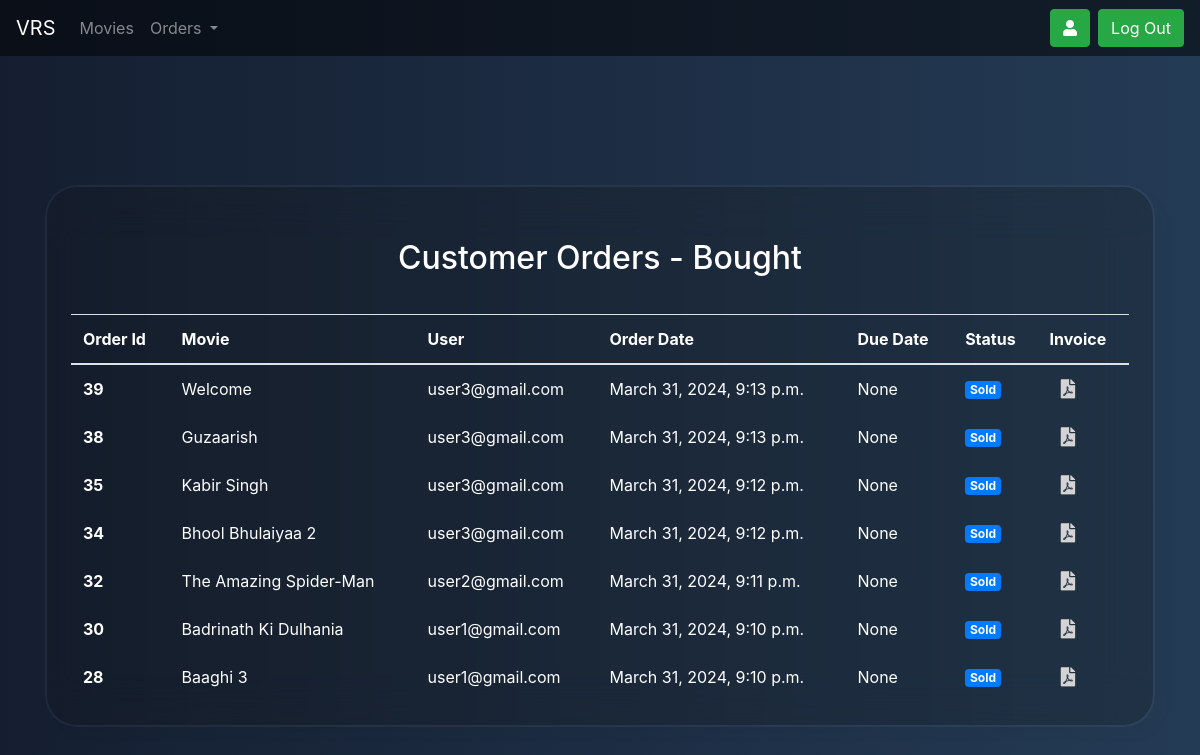
Page /staff/orders/bought (signed in) on the earlier database version.
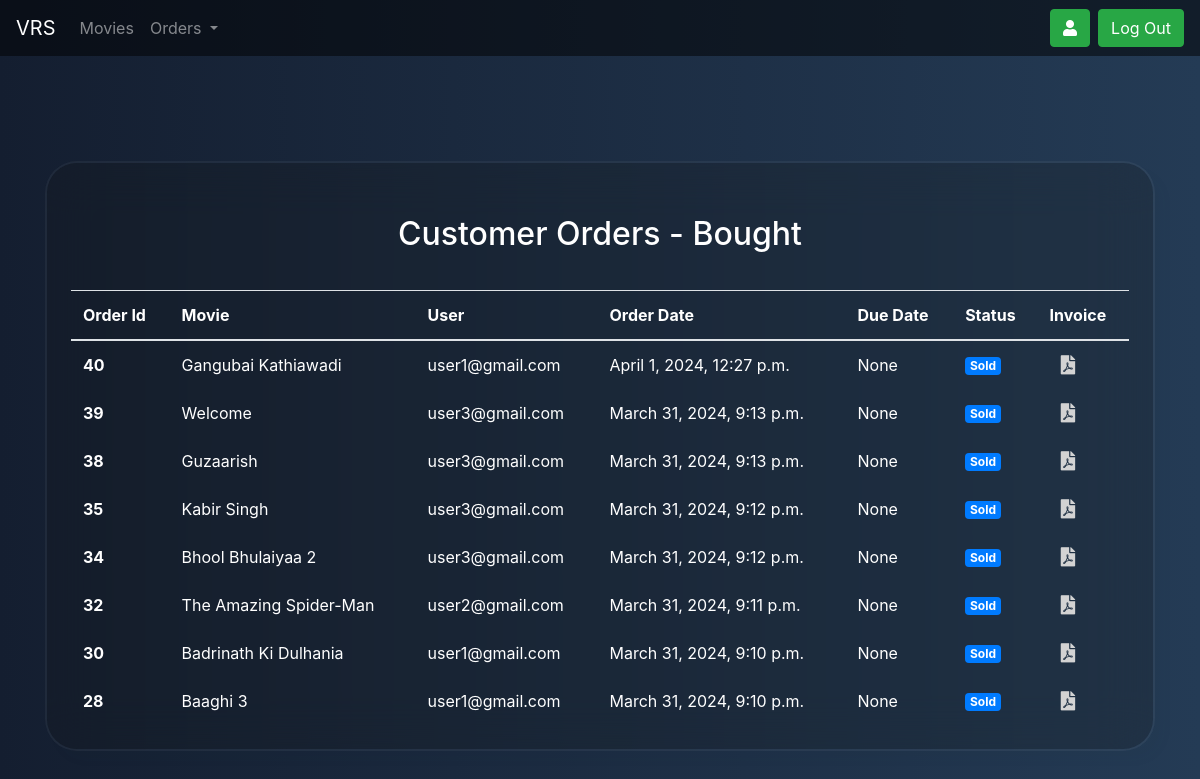
Same page on the later database version.
### home/models.py (models this page shows, shortened)
class Order(models.Model):
    order_id = models.AutoField(primary_key=True)
    order_date = models.DateTimeField(auto_now_add=True)
    user = models.ForeignKey(User, on_delete=models.CASCADE)
    movie = models.ForeignKey(Movie, on_delete=models.CASCADE, default=None)
    total_price = models.FloatField(default=0)
    isrented = models.BooleanField(default=True)
    status = models.CharField(max_length=100,choices=[('Not Returned','Not Returned'),('Sold','Sold'),('Overdue','Overdue'), ('Returned','Returned')],default='Not Returned')
    due_date = models.DateTimeField(blank = True, null = True)
    invoice_id = models.IntegerField(default=0)

class Movie(models.Model):
    id = models.AutoField(primary_key=True)
    title = models.CharField(max_length=100)
    desc = models.CharField(max_length=1000)
    img = models.ImageField(upload_to='movies/thumbnails', blank=True, null=True)
    img_url = models.CharField(max_length=1000, default='')
    backdrop_url = models.CharField(max_length=1000, default='')
    release_year = models.DateField(null = True)
    genre = models.CharField(max_length=100,choices=[('Action','Action'),('Comedy','Comedy'),('Drama','Drama'),('Horror','Horror'),('Romance','Romance'),('Thriller','Thriller')])
    cast = models.CharField(max_length=500)
    director = models.CharField(max_length=100)
    rating = models.FloatField()
    certification = models.CharField(max_length=10,choices=[('U','U'),('U/A','U/A'),('A','A')])
    rent_price = models.FloatField()
    buy_price = models.FloatField()
    rent_duration = models.IntegerField()
    runtime = models.DurationField(("Duration"), default=timedelta(0))
    total_quantity = models.IntegerField(default=10)
    available_quantity = models.IntegerField(default=10)
    def __str__(self):
        return self.title

### home/views.py (the view)
# urls.py: path("staff/orders/",views.stafforders,name='stafforders'),
def stafforders(request,type):
    if not request.user.is_staff:
        return redirect('/')
    updatestatus()
    if type=='rented':
        orders = Order.objects.filter(isrented=True)
    elif type=='bought':
        orders = Order.objects.filter(isrented=False)
    elif type=='all':
        orders = Order.objects.all()
    orders = sorted(orders, key=lambda x: x.order_id, reverse=True)
    for order in orders:
        if order.status == 'Not Returned' and order.due_date - timezone.now() < timezone.timedelta(days=1):
            messages.warning(request, 'Order for '+order.movie.title+' by '+order.user.first_name+' '+order.user.last_name+' is due in 1 day. Please remind the user to return it on time to avoid any penalties.')
        if order.status == 'Overdue':
            messages.error(request, 'Order for '+order.movie.title+' by '+order.user.first_name+' '+order.user.last_name+' is overdue. Please take necessary action.')
    params = {'orders':orders, 'type':type.capitalize()}
    return render(request,'stafforders.html',params)

### home/views.py (called while the page is built)
def updatestatus():
    orders = Order.objects.all()
    for order in orders:
        if order.status == 'Not Returned' and order.due_date < timezone.now():
            order.status = 'Overdue'
            order.save()

### templates/stafforders.html (shortened to what this page needs)
{% extends "staffbase.html" %}
{% block body %}
<body class="god">
    <section class="vh-100 gradient-custom-2">
        <div class="container py-5 h-100">
          <div class="row d-flex justify-content-center align-items-center h-100">
            <div class="col-md-12 col-xl-12">
              <div class="card mask-custom">
                <div class="card-body p-4 text-white">
                  <div class="text-center pt-1 pb-2">
                    <h2 class="my-4">Customer Orders - {{type}}</h2>
                  </div>
                  <table class="table text-white mb-0" >
                    <thead>
                      <tr>
                        <th scope="col">Order Id</th>
                        <th scope="col">Movie</th>
                        <th scope="col">User</th>
                        <th scope="col">Order Date</th>
                        <th scope="col">Due Date</th>
                        <th scope="col">Status</th>
                        <th scope="col">Invoice</th>
                      </tr>
                    </thead>
                    <div  style = " margin: 5px; border-radius: 10px;">
                      {% for order in orders %}
                    <tr class="fw-normal">
                      <th class="border-0 align-middle">
                        <span class="ms-2 text-white"><a href="/staff/order/{{order.order_id}}" style="color:white;">{{order.order_id}}</a></span>
                      </th>
                      <td class="border-0 align-middle">{{order.movie}}</td>
                      <td class="border-0 align-middle">{{order.user}}</td>
                      <td class="border-0 align-middle">{{order.order_date}}</td>
                      <td class="border-0 align-middle">{{order.due_date}}</td>
                      <td class="border-0 align-middle">
                        {% if order.status == "Returned" %}
                        <h6 class="mb-0"><span class="badge bg-success"> {{order.status}}</span></h6>
                        {% elif order.status == "Not Returned" %}
                        <h6 class="mb-0"><span class="badge py-1 px-2" style ="background-color: #e8630a"> {{order.status}}</span></h6>
                        {% elif order.status == "Sold" %}
                        <h6 class="mb-0"><span class="badge bg-primary"> {{order.status}}</span></h6>
                        {% else %}
                        <h6 class="mb-0"><span class="badge py-1 px-2" style ="background-color: #ff0022"> {{order.status}}</span></h6>
                        {% endif %}
                      </td>
                      <td class="border-0 align-middle pl-4"><a href="/pdf/{{order.invoice_id}}" ><i class="fas fa-file-pdf" style="scale:1.2;"></i></a></td>
                    </tr>
                    {% endfor %}
                </div>
                  </table>
                </div>
              </div>
            </div>
          </div>
        </div>
      </section>
    <body>
{% endblock body %}

Differences in the rows shown:
added Order: order_id "40", movie "Gangubai Kathiawadi", user "user1@gmail.com", order_date "April 1, 2024, 12:27 p.m.", due_date "None", status "Sold"
